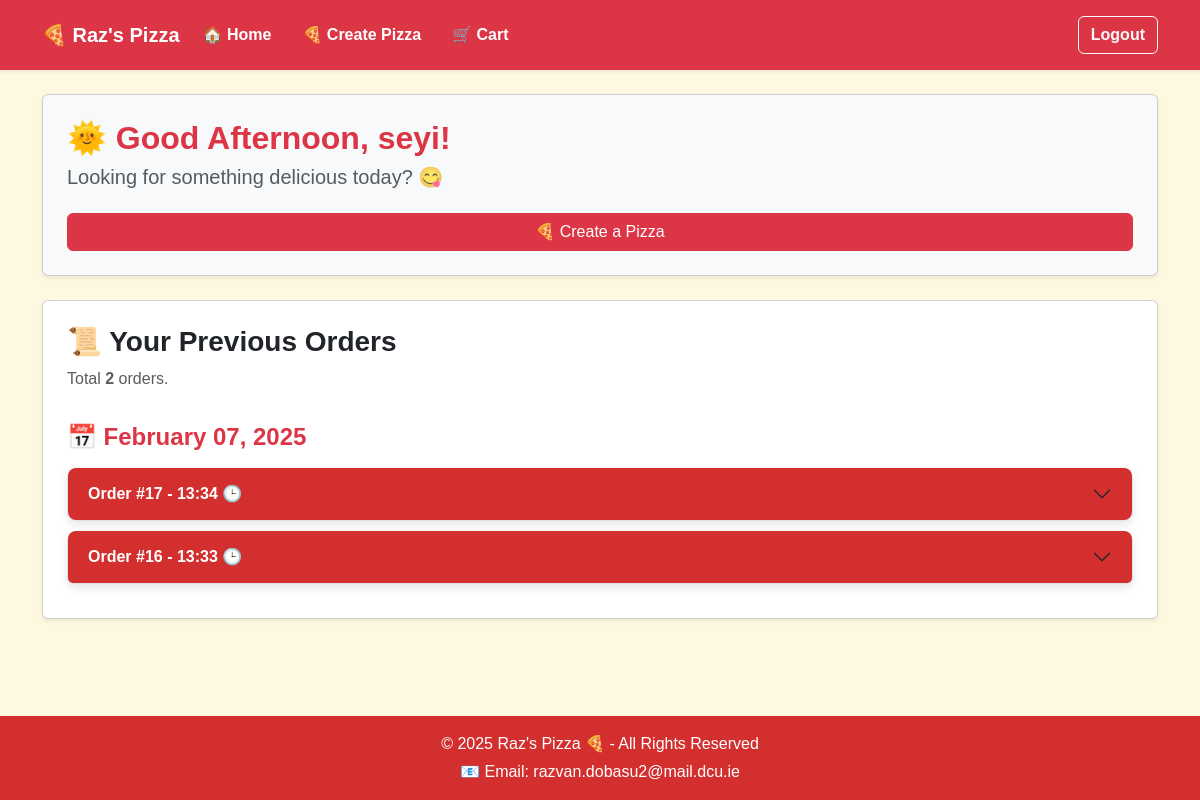
The page / (signed in) on the database as committed earlier.
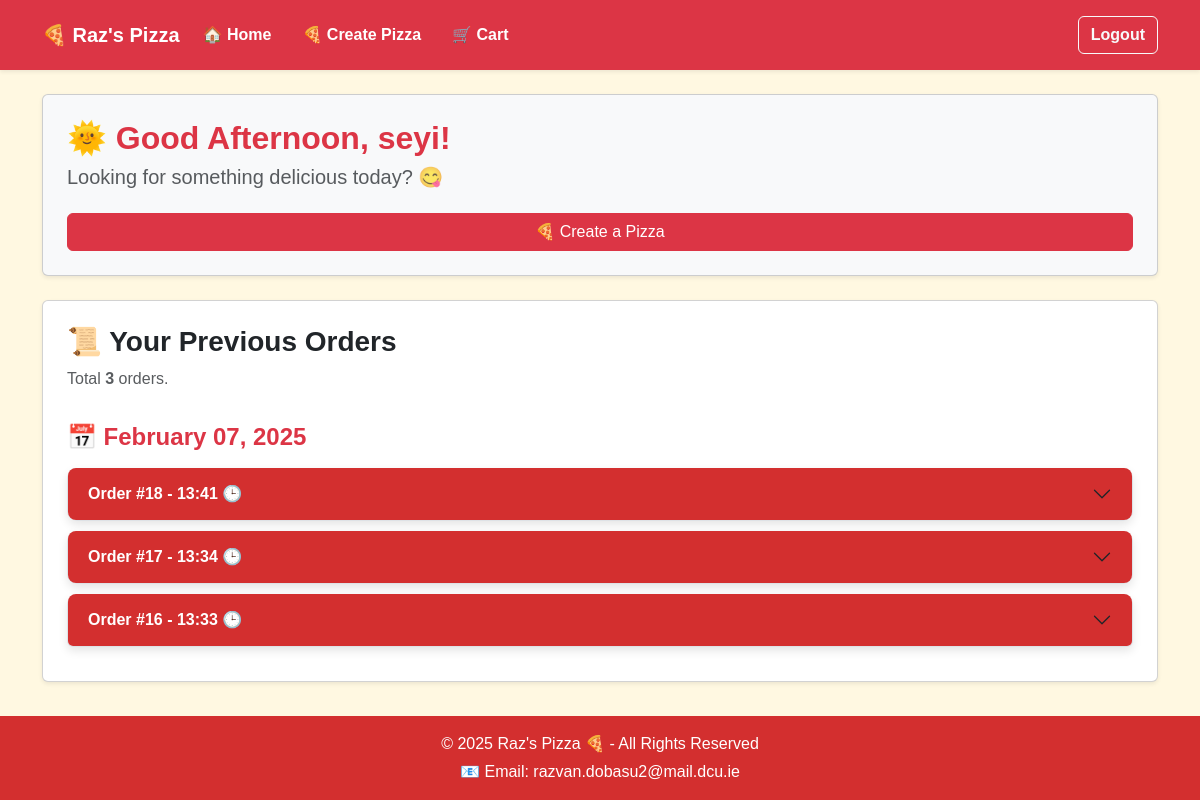
The same page on the database as committed later.
### mainapp/models.py (models this page shows, shortened)
class Order(models.Model):
    user = models.ForeignKey(User, on_delete=models.CASCADE, related_name="orders", help_text="The user who placed the order")
    customer_name = models.CharField(max_length=100, help_text="The customer's name")
    address = models.CharField(max_length=200, help_text="The delivery address")
    card_number = models.CharField(max_length=16, help_text="Credit card number")
    card_expiry_month = models.CharField(max_length=2, help_text="Card expiry month")
    card_expiry_year = models.CharField(max_length=4, help_text="Card expiry year")
    card_cvv = models.CharField(max_length=3, help_text="Card CVV code")
    order_date = models.DateTimeField(auto_now_add=True, help_text="Date and time when the order was placed")

### mainapp/views.py (the view)
# urls.py: path("", views.index, name="index"),
def index(request):
    if request.user.is_authenticated:
        user = request.user
        orders = Order.objects.filter(user=request.user).order_by('-order_date')
        grouped_orders = defaultdict(list)
        for order in orders:
            order_date = order.order_date.date() # date without time
            grouped_orders[order_date].append(order)
        grouped_orders = sorted(grouped_orders.items(), key=lambda x: x[0], reverse=True)
        return render(request, "index.html", {"user": user, "grouped_orders": grouped_orders, "total_orders": len(orders)})
    return render(request, "index.html")

### mainapp/models.py (called while the page is built)
    def __str__(self):
        return self.name

    def __str__(self):
        return self.name

    def __str__(self):
        return self.name

    def __str__(self):
        return self.name

    def __str__(self):
        return self.name

    def __str__(self):
        return f"{self.size} pizza with {self.crust} crust"

### mainapp/templates/index.html (shortened to what this page needs)
{% extends "base.html" %}
{% block content %}
<div class="container mt-4">
    {% if user.is_authenticated %}
    <div class="card bg-light shadow-sm p-4 mb-4">
        {% now "H" as current_hour %}
        {% if current_hour|add:0 < 12 %}
            <h2 class="text-danger fw-bold">🌅 Good Morning, {{ user.username }}!</h2>
        {% elif current_hour|add:0 < 18 %}
            <h2 class="text-danger fw-bold">🌞 Good Afternoon, {{ user.username }}!</h2>
        {% else %}
            <h2 class="text-danger fw-bold">🌙 Good Evening, {{ user.username }}!</h2>
        {% endif %}
        <h5 class="text-muted">Looking for something delicious today? 😋</h5>
        <a href="{% url 'create_pizza' %}" class="btn btn-danger mt-3">🍕 Create a Pizza</a>
    </div>
    <div class="card p-4 shadow-sm">
        <h3 class="text-dark fw-bold">📜 Your Previous Orders</h3>
        {% if total_orders %}
            <p class="text-muted">Total <strong>{{ total_orders }}</strong> orders.</p>
        {% else %}
            <p class="text-muted">No orders found.</p>
        {% endif %}
        <div class="accordion mt-3" id="orderAccordion">
            {% for order_date, orders in grouped_orders %}
            <div class="mb-3">
                <h4 class="fw-bold text-danger">📅 {{ order_date|date:"F d, Y" }}</h4>
            </div>
            {% for order in orders %}
            <div class="accordion-item">
                <h2 class="accordion-header" id="heading{{ order.id }}">
                    <button class="accordion-button collapsed text-dark fw-bold" type="button"
                            data-bs-toggle="collapse" data-bs-target="#collapse{{ order.id }}"
                            aria-expanded="false" aria-controls="collapse{{ order.id }}">
                        Order #{{ order.id }} - {{ order.order_date|date:"H:i" }} 🕒
                    </button>
                </h2>
            </div>
            {% endfor %}
            {% endfor %}
        </div>
    </div>
    {% endif %}
</div>
{% endblock %}

Rows that differ between the two databases and show on the page:
no longer on one of the page's lists (row unchanged): Order: id "17", order_date "13:34"
no longer on one of the page's lists (row unchanged): Order: id "16", order_date "13:33"
added Order: order_date "February 07, 2025", id "18", order_date "13:41", Order (id "17", order_date "13:34"), Order (id "16", order_date "13:33")
Other text that changed with them:
{{ total_orders }}: "2" → "3"
